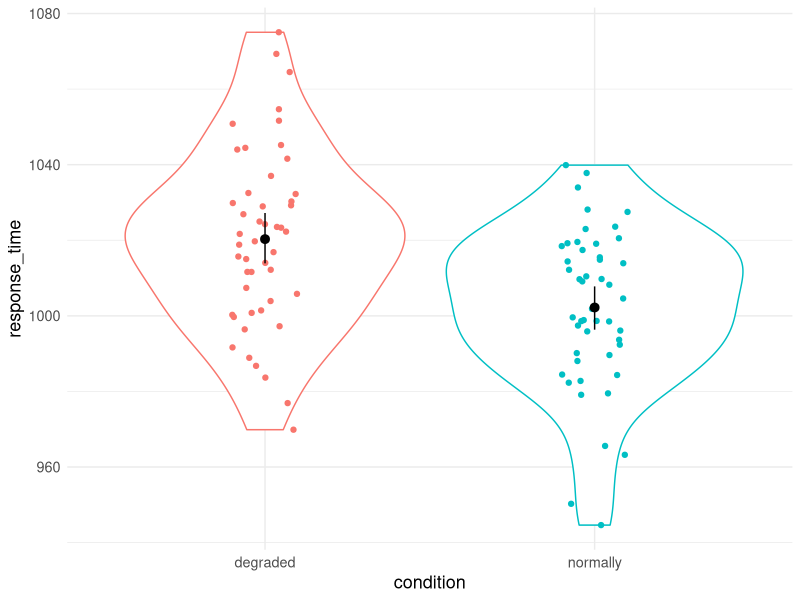
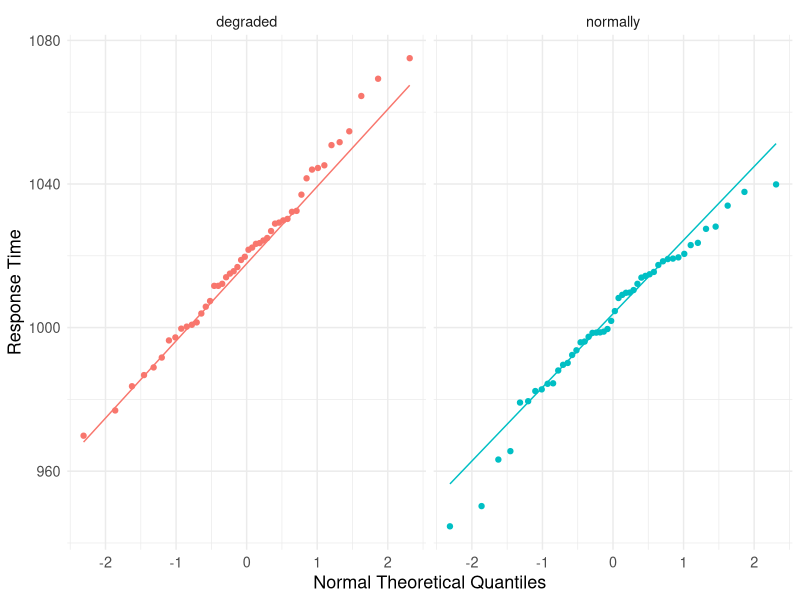
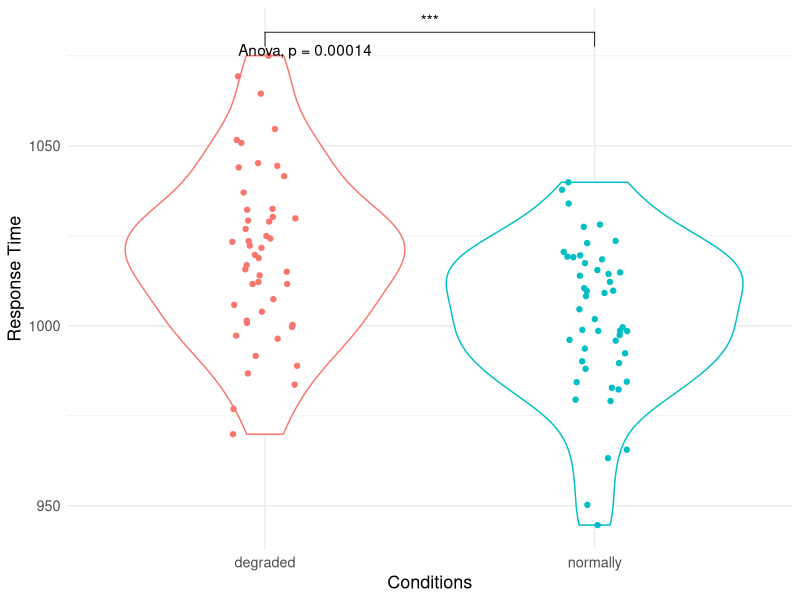
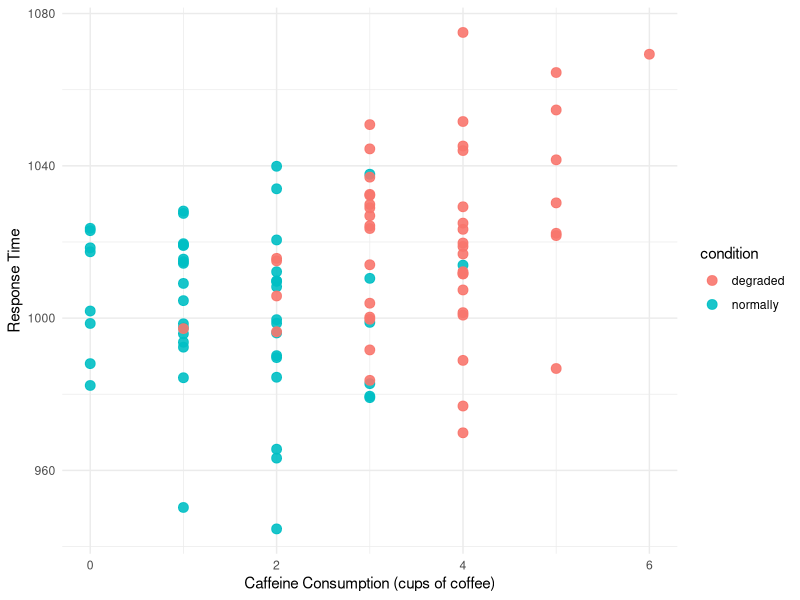

Write the R code that produced these figures, in order.
## ---- chunk 1
## Global options
knitr::opts_chunk$set(cache = TRUE)
## ---- chunk 2
# load tidyverse for reading, wrangling and plotting data
library(tidyverse) 
# load afex for ANOVA functions
library(afex) 
# load emmeans for pairwise comparisons
library(emmeans) 
# load psych for data summarize 
library(psych) 
# load skimr package for data summarize
library(skimr)
# load ggpubr package for plotting
library(ggpubr)
# load car package for leveneTest
library(car)
## ---- chunk 3
#load data
Q1_data = read_csv('./Raw_Data/assignment_2_dataset_1.csv')

# check if the data is correctly loaded
head(Q1_data)
## ---- chunk 4
# rename the value from condition_a, condition_b to normally and degraded.
# here we use mutate() function to recreate the column.
# case_when() is to select case that fits for different "condition".
Q1_data = Q1_data %>% 
    mutate(
    condition = case_when(
      condition == "condition_a" ~ "normally",
      condition == "condition_b" ~ "degraded"
    )
  )

# code condition as a factor,using mutate function and factor function to replace the old column. 
Q1_data = Q1_data %>% 
    mutate(condition = factor(condition))

# double check if the data is coded correctly.
head(Q1_data)
## ---- chunk 5
# summarize data using base R functions
Q1_data %>% 
    # we want to view the data in different conditions.
    group_by(condition) %>% 
    # here we calculate mean and sd for the data, using summarize()
    summarise(mean = mean(response_time), sd = sd(response_time))
## ---- chunk 6
# according to the documentation of this package, to compare data in different groups, we use `describeBy()` function. 
# The first argument sent is the data frame, and the second one is the group list.
describeBy(Q1_data$response_time, Q1_data$condition)
## ---- chunk 7
Q1_data %>% 
    group_by(condition) %>% 
    # here we use skim() function to generate summarize.
    skim() %>% 
    # as we are only interested in the response_time variable, we use filter() to select it and compare between groups.
    filter(skim_variable == "response_time")
## ---- chunk 8
# Seed is set here to ensure reproducibility.
set.seed(11082245)
# use ggplot to demonstrate the distribution of data.
Q1_data %>% 
    #here we set x axis as condition, y axis as response time, and We coloured the data according to the different conditions.
    ggplot(aes(x = condition, y = response_time, colour = condition)) +
    # here we add a layer of violin plot using settings and parameters in ggplot()
    geom_violin() +
    # let the dots jitter a little bit to have a better look.
    geom_jitter(width = .1) +
    # the figure is clear enough and we do not need a guides.
    guides(colour = FALSE) +
    # here we use stat_summary() function to add another layer. 
    # "mean_cl_boot" is a built in function to acquire confidence limits for the mean.
    stat_summary(fun.data = "mean_cl_boot", colour = "black") +
    # also, a theme and text size is set here for a better view.
    theme_minimal() +
    theme(text = element_text(size = 13)) 
## ---- chunk 9
ggplot(data = Q1_data, aes(sample = response_time, colour = factor(condition))) +
  geom_qq() +
  geom_qq_line() +
  facet_wrap(~condition) +
  guides(colour = FALSE) +
  labs(y = "Response Time", x = "Normal Theoretical Quantiles") +
  theme_minimal() +
  theme(text = element_text(size = 13))
## ---- chunk 10
# here we use tapply()function, the first argument is the data frame, the second argument is the Classification parameters, the third one is the function that we want to perform, this function allows us to perform multiple repeated functions by using one line of code.
tapply(Q1_data$response_time,Q1_data$condition,shapiro.test)
## ---- chunk 11
# this function is in car package which is loaded by the tidyverse. Just like the liner model, we load the factor and the variable in the function to get a result
leveneTest(response_time ~ condition, data = Q1_data)
## ---- chunk 12
Q1_model_1 = aov_4(response_time ~ condition + (1 | participant),data = Q1_data)
## ---- chunk 13
summary(Q1_model_1)
# by using emmeans(), we could compare the data group by the condition factor. 
emmeans(Q1_model_1, pairwise~condition)
## ---- chunk 14
Q1_data %>%
    ggplot(aes(x = condition, y = response_time, colour = condition)) +
    geom_violin() +
    geom_jitter(width = .1) +
    # here we add ANOVA result to the plot
    stat_compare_means(method = "anova") + 
    # here we draw the line to compare groups
    stat_compare_means(comparisons = list(c("degraded", "normally")),symnum.args = list(
        # use * to illustrate the p value
        cutpoints = c(0, 0.0001, 0.001, 0.01, 0.05, Inf),
        symbols = c("****", "***", "**", "*", "ns")
    )) +
    guides(colour = FALSE)+
    theme_minimal() +
    theme(text = element_text(size = 13))+
    labs(y = "Response Time", x = "Conditions")
## ---- chunk 15
# by using built in t.test() function, the first parameter we sent is the data frame, and the second one is group value, the function will perform a t-test based on the parameter we sent.
t.test(Q1_data$response_time ~ Q1_data$condition)
## ---- chunk 16
Q2_data = read_csv('./Raw_Data/assignment_2_dataset_2.csv')
head(Q2_data)

Q2_data = Q2_data %>% 
    mutate(
    condition = case_when(
      condition == "condition_a" ~ "normally",
      condition == "condition_b" ~ "degraded"
    )
  )
head(Q2_data)
## ---- chunk 17
Q2_data = Q2_data %>% 
    mutate(condition = factor(condition))
head(Q2_data)
## ---- chunk 18
Q2_data %>% 
    group_by(condition) %>% 
    skim() %>% 
    filter(skim_variable != "participant")

Q2_data %>% 
    group_by(caffeine) %>% 
    skim() %>% 
    filter(skim_variable == "response_time")
## ---- chunk 19
# we set colour = condition in order to distinguish the relation between caffeine consumption and conditions. 
ggplot(Q2_data, aes(x = caffeine, y = response_time, colour = condition)) + 
    geom_point(size = 3, alpha = .9) +
    labs(x = "Caffeine Consumption (cups of coffee)", 
         y = "Response Time") +
    theme_minimal() +
    theme(text = element_text(size = 11)) 
## ---- chunk 20
Q2_model = aov_4(response_time ~ caffeine + condition +(1 | participant),data = Q2_data,factorize = FALSE)
## ---- chunk 21
anova(Q2_model)
# here we use 'pairwise' to compare different conditions
emmeans(Q2_model, pairwise ~ condition)
## ---- chunk 22
Q2_data <- Q2_data %>%
    mutate(condition = fct_relevel(condition,
                                   c("normally","degraded")))
# here we use contrasts() to check the contrasts
contrasts(Q2_data$condition)
## ---- chunk 23
Q2_model_lm = lm(response_time ~ condition + caffeine, data = Q2_data)
Q2_model_lm
## ---- chunk 24
# for ANOVA result: normally = 1005
Resopnse_Time_normally = 998.564 + 12.791*0 + 2.469*mean(Q2_data$caffeine)
Resopnse_Time_normally

# for ANOVA result: degraded = 1018
Resopnse_Time_degraded = 998.564 + 12.791*1 + 2.469*mean(Q2_data$caffeine)
Resopnse_Time_degraded
## ---- chunk 25
Q2_model_lm_1 = lm(response_time ~ condition - 1 + caffeine, data = Q2_data)
Q2_model_lm_1
## ---- chunk 26
Q2_model_lm_2 = lm(response_time ~ 0 + caffeine + condition, data = Q2_data)
Q2_model_lm_2
